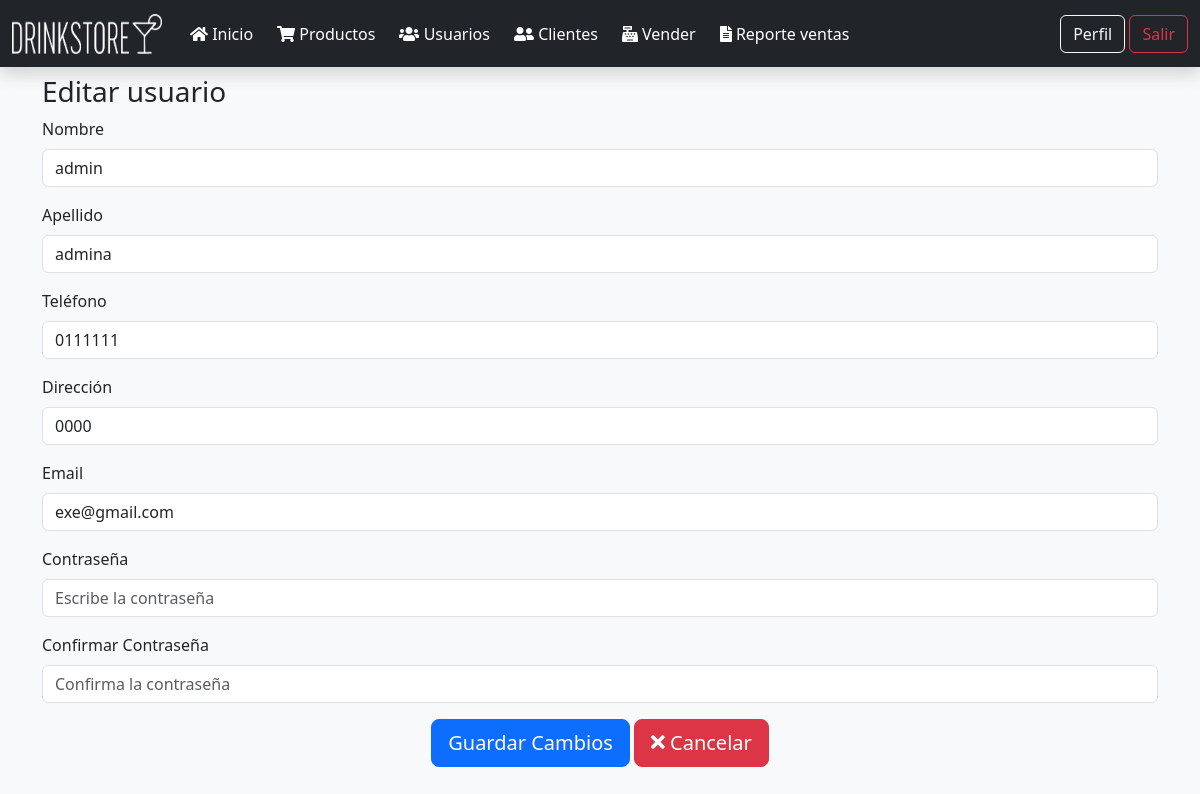
Page /ventas/editar_usuario.php?id=1 (signed in) on the committed database.
### tables this page shows
CREATE TABLE `usuario` (
  `id` int NOT NULL,
  `nombre` varchar(45) NOT NULL,
  `apellido` varchar(45) NOT NULL,
  `tel` varchar(45) NOT NULL,
  `direccion` varchar(45) DEFAULT 'desconocida',
  `rol_id` int NOT NULL DEFAULT '3',
  `email` varchar(45) DEFAULT NULL,
  `pass` varchar(255) NOT NULL
);

### ventas/funciones.php (called while the page is built, shortened)
<?php
function select($sentencia, $parametros = [])
{
    $bd = conectarBaseDatos();
    $respuesta = $bd->prepare($sentencia);
    $respuesta->execute($parametros);
    return $respuesta->fetchAll();
}
function obtenerUsuarioPorId($id)
{
    $sentencia = "SELECT id, nombre, apellido, tel, direccion, email FROM usuario WHERE id = ?";
    return select($sentencia, [$id])[0];
}
function conectarBaseDatos()
{
    $host = "localhost";
    $db   = "drinkstore_db";
    $user = "root";
    $pass = "";
    $charset = 'utf8mb4';
    $options = [
        \PDO::ATTR_ERRMODE            => \PDO::ERRMODE_EXCEPTION,
        \PDO::ATTR_DEFAULT_FETCH_MODE => \PDO::FETCH_OBJ,
        \PDO::ATTR_EMULATE_PREPARES   => false,
    ];
    $dsn = "mysql:host=$host;dbname=$db;charset=$charset";
    try {
        $pdo = new \PDO($dsn, $user, $pass, $options);
        return $pdo;
    } catch (\PDOException $e) {
        throw new \PDOException($e->getMessage(), (int)$e->getCode());
    }
}

### ventas/editar_usuario.php (the view, shortened to what this page needs)
<?php
include_once "encabezado.php";
include_once "navbar.php";
$id = $_GET['id'];
include_once "funciones.php";
$usuario = obtenerUsuarioPorId($id);
?>
<div class="container">
    <h3>Editar usuario</h3>
    <form method="post">
        <div class="mb-3">
            <label for="nombre" class="form-label">Nombre</label>
            <input type="text" name="nombre" class="form-control" value="<?php echo $usuario->nombre; ?>" id="nombre" placeholder="Escribe el nombre del usuario">
        </div>
        <div class="mb-3">
            <label for="apellido" class="form-label">Apellido</label>
            <input type="text" name="apellido" class="form-control" value="<?php echo $usuario->apellido; ?>" id="apellido" placeholder="Escribe el apellido del usuario">
        </div>
        <div class="mb-3">
            <label for="tel" class="form-label">Teléfono</label>
            <input type="text" name="tel" class="form-control" value="<?php echo $usuario->tel; ?>" id="tel" placeholder="Ej. 2111568974">
        </div>
        <div class="mb-3">
            <label for="direccion" class="form-label">Dirección</label>
            <input type="text" name="direccion" class="form-control" value="<?php echo $usuario->direccion; ?>" id="direccion" placeholder="Ej. Av Collar 1005 Col Las Cruces">
        </div>
        <div class="mb-3">
            <label for="email" class="form-label">Email</label>
            <input type="text" name="email" class="form-control" value="<?php echo $usuario->email; ?>" id="email" placeholder="ejemplo@ejemplo.com">
        </div>
        <div class="mb-3">
            <label for="password" class="form-label">Contraseña</label>
            <input type="password" name="password" class="form-control" id="password" placeholder="Escribe la contraseña">
        </div>
        <div class="mb-3">
            <label for="confirm_password" class="form-label">Confirmar Contraseña</label>
            <input type="password" name="confirm_password" class="form-control" id="confirm_password" placeholder="Confirma la contraseña">
        </div>
        <div class="text-center mt-3">
            <input type="submit" name="registrar" value="Guardar Cambios" class="btn btn-primary btn-lg">
            <a href="usuarios.php" class="btn btn-danger btn-lg">
                <i class="fa fa-times"></i> Cancelar
            </a>
        </div>
    </form>
</div>

### rows in the picture
usuario: nombre "admin", apellido "admina", tel "0111111", direccion "0000", email "exe@gmail.com"
